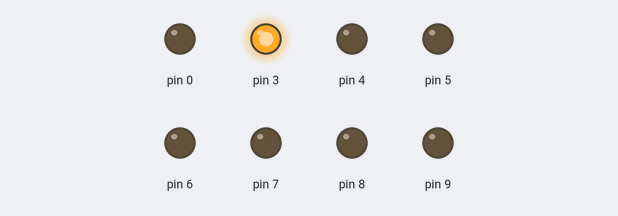
Bench run of a sketch on a simulated Arduino Uno, built with avr-gcc and run on an emulated ATmega328P. Parts: output pins drawn as LEDs (lit = HIGH).

Above: at 0.02 s.
At 0.37 s:
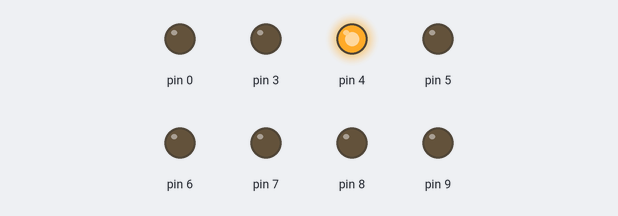
At 0.77 s:
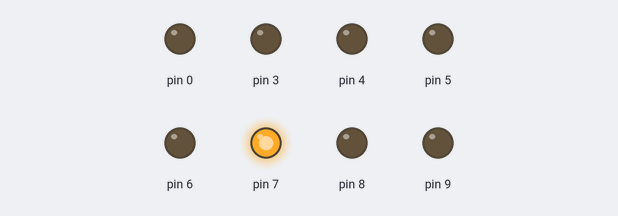
At 1.47 s:
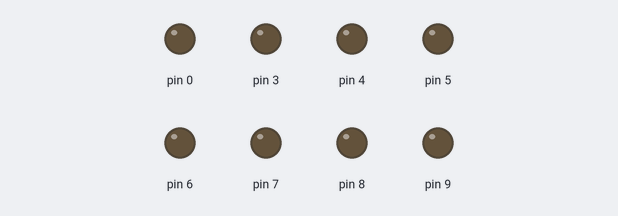
At 2.17 s:
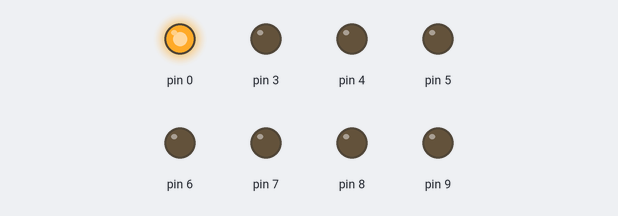
At 2.92 s:
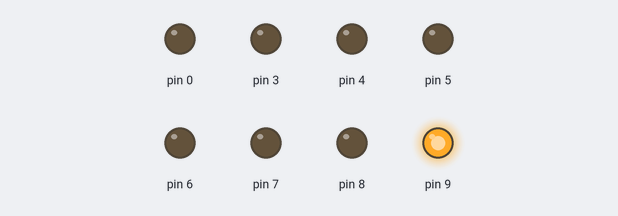
Timing chart, 0 to 3.2 s (numbered marks = the images above):
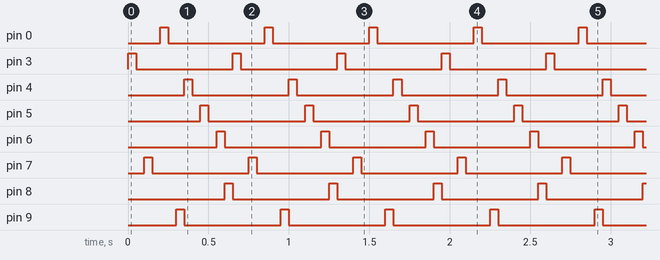

Measured:
- by itself, pin 0, pin 3–9: alternates HIGH for 0.05 s and LOW for 0.60 s
- by itself, everything shown: repeats every 0.65 s, in 13 steps

The sketch:

bare2.ino
```cpp
int p=50;

void setup ()  {
  pinMode (3, OUTPUT);
  pinMode (7, OUTPUT);
   pinMode (0, OUTPUT);
  pinMode (9, OUTPUT);
   pinMode (4, OUTPUT);
  pinMode (5, OUTPUT);
   pinMode (6, OUTPUT);
  pinMode (8, OUTPUT);
} // setup

void loop() {
  digitalWrite(3, HIGH);
  delay(p);
  digitalWrite(3, LOW);
  delay(p);
  digitalWrite(7, HIGH);
  delay(p);
  digitalWrite(7, LOW);
  delay(p);
  digitalWrite(0, HIGH);
  delay(p);
  digitalWrite(0, LOW);
  delay(p);
  digitalWrite(9, HIGH);
  delay(p);
  digitalWrite(9, LOW);
  digitalWrite(4, HIGH);
  delay(p);
  digitalWrite(4, LOW);
  delay(p);
  digitalWrite(5, HIGH);
  delay(p);
  digitalWrite(5, LOW);
  delay(p);
  digitalWrite(6, HIGH);
  delay(p);
  digitalWrite(6, LOW);

  digitalWrite(8, HIGH);
  delay(p);
  digitalWrite(8, LOW);
} //loop
```
